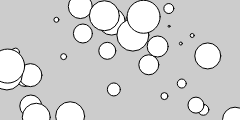
Frame 1 (no input)
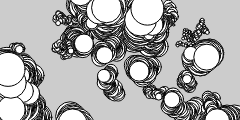
Frame 60 (no input)
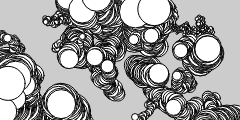
Frame 120 (the mouse pressed at the canvas centre since frame 60)

The p5.js sketch that drew these frames (run headless with seeded random() and noise() and a simulated clock; from frame 60 on, the mouse is pressed at the canvas centre):

// p5.js sketch
// ── sketch.js
let bugs = [];
let num = 33;

function setup() {
  createCanvas(240, 120);
  for (let i = 0; i < num; i++) {
    let x = random(width);
    let y = random(height);
    let r = i + 2;
    bugs[i] = new JitterBug(x, y, r);
  }
  background(204);
}

function draw() {
  for (let i = 0; i < bugs.length; i++) {
    bugs[i].move();
    bugs[i].display();
  }
}

function JitterBug(tempX, tempY, tempDiameter) {
  this.x = tempX;
  this.y = tempY;
  this.diameter = tempDiameter;
  this.speed = 2.5;
  
  this.move = function() {
    this.x += random(-this.speed, this.speed);
    this.y += random(-this.speed, this.speed);
  }
  
  this.display = function() {
    ellipse(this.x, this.y, this.diameter, this.diameter);
  }
}

// https://editor.p5js.org/jht1493/sketches/XDfmnW1JD
// Ex_11_09 Managing Many Objects

// https://github.com/lmccart/gswp5.js-code/blob/master/11_Arrays/Ex_11_09.js
